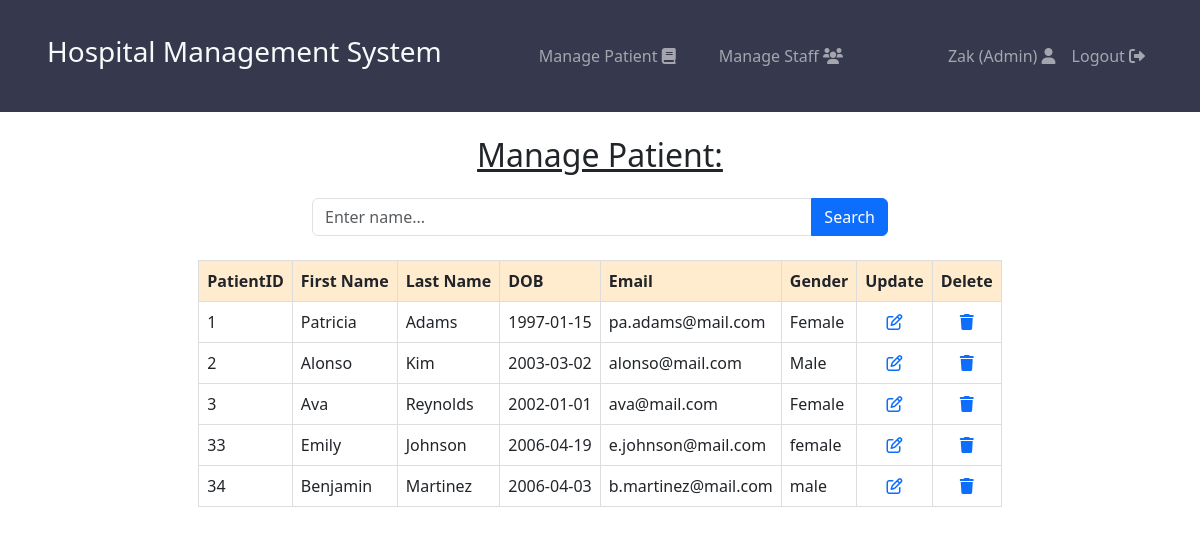
The app's page /viewPatient.php (signed in) with its own data.
### tables this page shows
CREATE TABLE "patient" (
	"patientID"	INTEGER NOT NULL,
	"firstName"	TEXT NOT NULL,
	"lastName"	TEXT NOT NULL,
	"DOB"	TEXT NOT NULL,
	"email"	TEXT NOT NULL,
	"password"	TEXT NOT NULL,
	"gender"	TEXT NOT NULL,
	PRIMARY KEY("patientID" AUTOINCREMENT)
);

### viewPatient.php (the view, shortened to what this page needs)
<?php
include_once 'db_conn.php';
if (isset($_GET['query'])) {
    $query = $_GET['query'];
    $searchQuery = "SELECT patientID, firstName, lastName, DOB, email, gender FROM patient WHERE
                    firstName LIKE '%$query%' OR lastName LIKE '%$query%' OR patientID LIKE '%$query%'";
    $result = $db->query($searchQuery);
} else {
    $result = $db->query("SELECT patientID, firstName, lastName, DOB, email, gender FROM patient");
}
?>
<!DOCTYPE html>
<html lang="en">
<head>
    <link href="https://cdn.jsdelivr.net/npm/bootstrap@5.3.2/dist/css/bootstrap.min.css" rel="stylesheet"
>
    <link rel="stylesheet" href="https://cdnjs.cloudflare.com/ajax/libs/font-awesome/6.0.0-beta3/css/all.min.css">
</head>
<body>
   <?php
    if($_SESSION['role'] == 'Doctor') {
        include_once 'navbars/doctorNav.php';
    }
    else {
        include_once 'navbars/adminNav.php';
    }
    ?>
    <div class="center">
    <?php if($_SESSION['role'] !== 'Doctor') { ?>
    <h2 class='mt-4 mb-4' style='text-align: center; font-weight: 100;'><u>Manage Patient:</u></h2>
    <?php } ?>
        <div class="container-sm">
            <form method="GET" action="">
                <div class="input-group mb-3 mt-1">
                    <input type="text" id="searchInput" class="form-control" name="query" placeholder="Enter name..."
                        value="<?php echo isset($_GET['query']) ? htmlspecialchars($_GET['query']) : ''; ?>"
                        pattern="[a-zA-Z0-9\s]+" title="Only letters and numbers are allowed">
                    <button class="btn btn-primary" type="submit">Search</button>
                </div>
            </form>
        </div>
        <table class='center' border='1'>
            <tr>
                <th>PatientID</th>
                <th>First Name</th>
                <th>Last Name</th>
                <th>DOB</th>
                <th>Email</th>
                <th>Gender</th>
                <?php if ($_SESSION['role'] != "Doctor"): ?>
                    <th>Update</th>
                    <th>Delete</th>
                <?php else: ?>
                    <th>Health Record</th>
                <?php endif; ?>
            </tr>
            <?php
            while ($row = $result->fetchArray(SQLITE3_ASSOC)) {
                echo "<tr>
                    <td>{$row['patientID']}</td>
                    <td>{$row['firstName']}</td>
                    <td>{$row['lastName']}</td>
                    <td>{$row['DOB']}</td>
                    <td>{$row['email']}</td>
                    <td>{$row['gender']}</td>";
                if ($_SESSION['role'] != "Doctor") {
                    echo "<td class='centered-icon'><a href='updatePatient.php?patientID={$row['patientID']}'><i class='far fa-pen-to-square' id='edit' ></i></a></td>
                        <td class='centered-icon'><a href='delete.php?patientID={$row['patientID']}' onclick='return confirm(\"Are you sure you want to delete this record?\")'><i class='fa-solid fa-trash' id='trash' ></i></a></td>";
                } else {
                    echo "<td class='centered-icon'><a href='doctorHealth.php?patientID={$row['patientID']}'><i class='fa-solid fa-file-medical' id='medical' ></i></a></td>";
                }
                echo "</tr>";
            }
            ?>
        </table>
    </div>
</body>
</html>

### viewPatient.php (style rules this page uses)
th, td { border: 1px solid #ddd; padding: 8px; text-align: left; }
th { background-color: blanchedalmond; }
.center { margin-left: auto; margin-right: auto; margin-top: 2%; }
.container-sm { width: 600px; }
.centered-icon { text-align: center; vertical-align: middle; }

### records on screen
patient: patientID "1", firstName "Patricia", lastName "Adams", DOB "1997-01-15", email "pa.adams@mail.com", gender "Female"
patient: patientID "2", firstName "Alonso", lastName "Kim", DOB "2003-03-02", email "alonso@mail.com", gender "Male"
patient: patientID "3", firstName "Ava", lastName "Reynolds", DOB "2002-01-01", email "ava@mail.com", gender "Female"
patient: patientID "33", firstName "Emily", lastName "Johnson", DOB "2006-04-19", email "e.johnson@mail.com", gender "female"
patient: patientID "34", firstName "Benjamin", lastName "Martinez", DOB "2006-04-03", email "b.martinez@mail.com", gender "male"

### other values on screen
$_SESSION['firstName'] "Zak"
